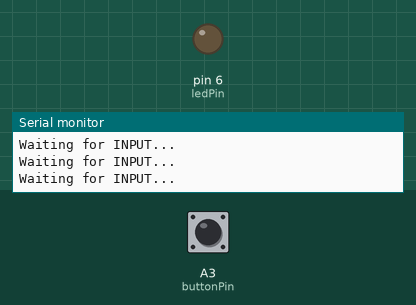
Simulated run of this sketch. Board: Arduino Uno, built with avr-gcc and run on an emulated ATmega328P. On the bench: output pins drawn as LEDs (lit = HIGH), the last lines printed to the serial monitor. The test bench sets the inputs (shaded band); at power-on: A3 (buttonPin) LOW. WiFi joins after 1.5 s; servers stay silent unless stated.

Above: at 2.7 s.
2.8 s: A3 (buttonPin) pulled HIGH for 0.15 s
At 3.7 s:
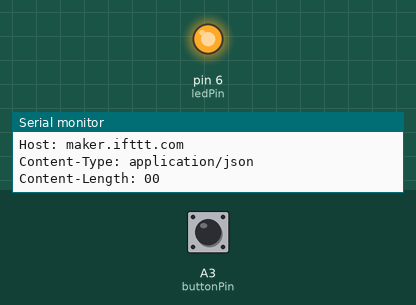
5.6 s: A3 (buttonPin) pulled HIGH for 1 s
At 8.1 s:
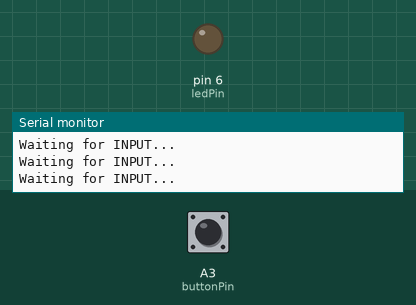
9.6 s: A3 (buttonPin) pulsed HIGH 2 times (0.12 s each, 0.3 s apart)
At 10.3 s:
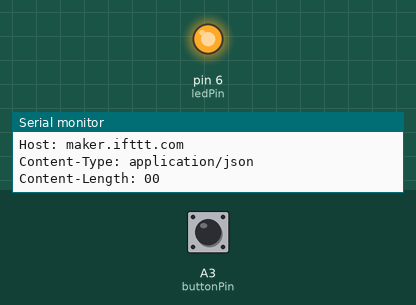
13.2 s: A3 (buttonPin) pulled HIGH for 3.2 s
At 17.6 s:
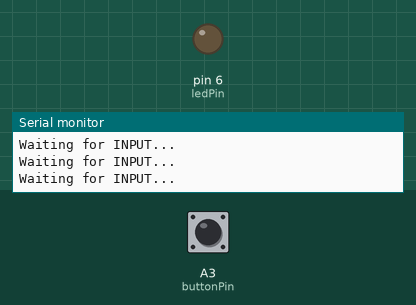
18.7 s: A3 (buttonPin) pulsed HIGH 5 times (0.12 s each, 0.3 s apart)
At 19.7 s:
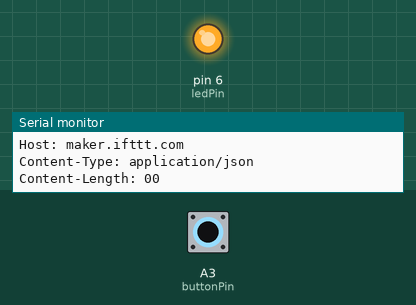
Timing chart, 0 to 21.7 s (numbered marks = the images above; inputs shaded):
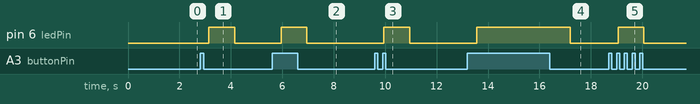

The sketch:

sketch03.ino
```cpp
/*
  Arduino Ethernet Shield v2 & IFTTT

 This sketch connects to IFTTT and execute an Applet
 through the Webhooks service

 To run this sketch you need:
 > an Arduino UNO
 > an Arduino Ethernet shield ver2
 > a Tinkerkit LED module connected to OUT6
 > a Tinkerkit Button module connected to IN3
 > an IFTTT Applet that receives a web request (with
 Event Name set to "button_pressed") through the Webhooks
 service and then does something :)

 After uploading the sketch open the Serial Monitor!


 created Nov 2017 by WeMake
 based on work by:
 Erico Porto
 Neil Webber

 */

#include <SPI.h>
#include <Ethernet2.h>
#include <EEPROM.h>

// Ethernet MAC address to use.
// Usually Arduino Ethernet shields come with an address printed on
// them (sometimes on underside of the board). Use that one here.
byte mac[] = { 0x90, 0xA2, 0xDA, 0x00, 0x00, 0x00 };  // REPLACE WITH REAL ADDR

// IFTTT parameters:
//   Key -- Obtained when setting up/connecting the Webooks service in IFTTT //see--->https://ifttt.com/maker_webhooks
char IFTTT_Key[] = "insert_key_here";
//   Event -- Arbitrary name for the event; used in the IFTTT Applet.
char IFTTT_Event[] = "button_pressed";

// helper functions for constructing the POST data
// append a string or int to a buffer, return the resulting end of string
char *append_str(char *here, char *s) {
    while (*here++ = *s++);
    return here-1;
}
char *append_ul(char *here, unsigned long u) {
    char buf[20];       // we "just know" this is big enough
    return append_str(here, ultoa(u, buf, 10));
}

// connect the LED to pin OUT6
#define ledPin 6

// connect the button to pin IN3
#define buttonPin A3

void setup() {
  // this sets up the network connection, including IP addr via DHCP
  Ethernet.begin(mac);

  pinMode(ledPin, OUTPUT);  // set ledPin as output
  digitalWrite(ledPin, LOW);  // turn off ledPin

  Serial.begin(9600);
}

void loop() {
  // DHCP lease check/renewal (library only sends request if expired)
  Ethernet.maintain();

  //while (!Serial); // wait for a serial connection

  Serial.println("Waiting for INPUT...");

  // check the "switch state" of the sensor
  // if it is pushed connect and turn on the LED
  if (digitalRead(buttonPin) == HIGH) {
    Serial.println("Trying to connect...");
    send_event();
    digitalWrite(ledPin, HIGH);    // turn LED on
    delay(1000);
  } else {
    digitalWrite(ledPin, LOW);    // turn LED off
  }
}


void send_event() {
    // Initialize the client library
    EthernetClient client = EthernetClient();

    if (client.connect("maker.ifttt.com", 80))
      {
        Serial.println("Connected to IFTTT");
        // construct the POST request
        char post_rqst[256];    // hand-calculated to be big enough

        char *p = post_rqst;
        p = append_str(p, "POST /trigger/");
        p = append_str(p, IFTTT_Event);
        p = append_str(p, "/with/key/");
        p = append_str(p, IFTTT_Key);
        p = append_str(p, " HTTP/1.1\r\n");
        p = append_str(p, "Host: maker.ifttt.com\r\n");
        p = append_str(p, "Content-Type: application/json\r\n");
        p = append_str(p, "Content-Length: ");

        // we need to remember where the content length will go, which is:
        char *content_length_here = p;

        // it's always two digits, so reserve space for them (the NN)
        p = append_str(p, "NN\r\n");

        // end of headers
        p = append_str(p, "\r\n");

        // construct the JSON; remember where we started so we will know len
        char *json_start = p;

        // go back and fill in the JSON length
        // we just know this is at most 2 digits (and need to fill in both)
        int i = strlen(json_start);
        content_length_here[0] = '0' + (i/10);
        content_length_here[1] = '0' + (i%10);

        // finally we are ready to send the POST to the server!
        client.print(post_rqst);
        Serial.print("Posting request: ");
        Serial.println(post_rqst);
        client.stop();
      } else {
        Serial.println("Can't connect to IFTTT");
      }
}
```

Measured:
- after the input at 2.8 s, pin 6 (ledPin): LOW → HIGH after 0.35 s, → LOW 1.0 s later
- after the input at 5.6 s, pin 6 (ledPin): LOW → HIGH after 0.36 s, → LOW 1.0 s later
- after the input at 9.6 s, pin 6 (ledPin): LOW → HIGH after 0.35 s, → LOW 1.0 s later
- after the input at 13.2 s, pin 6 (ledPin): LOW → HIGH after 0.36 s, → LOW 3.6 s later
- after the input at 18.7 s, pin 6 (ledPin): LOW → HIGH after 0.36 s, → LOW 1.0 s later
